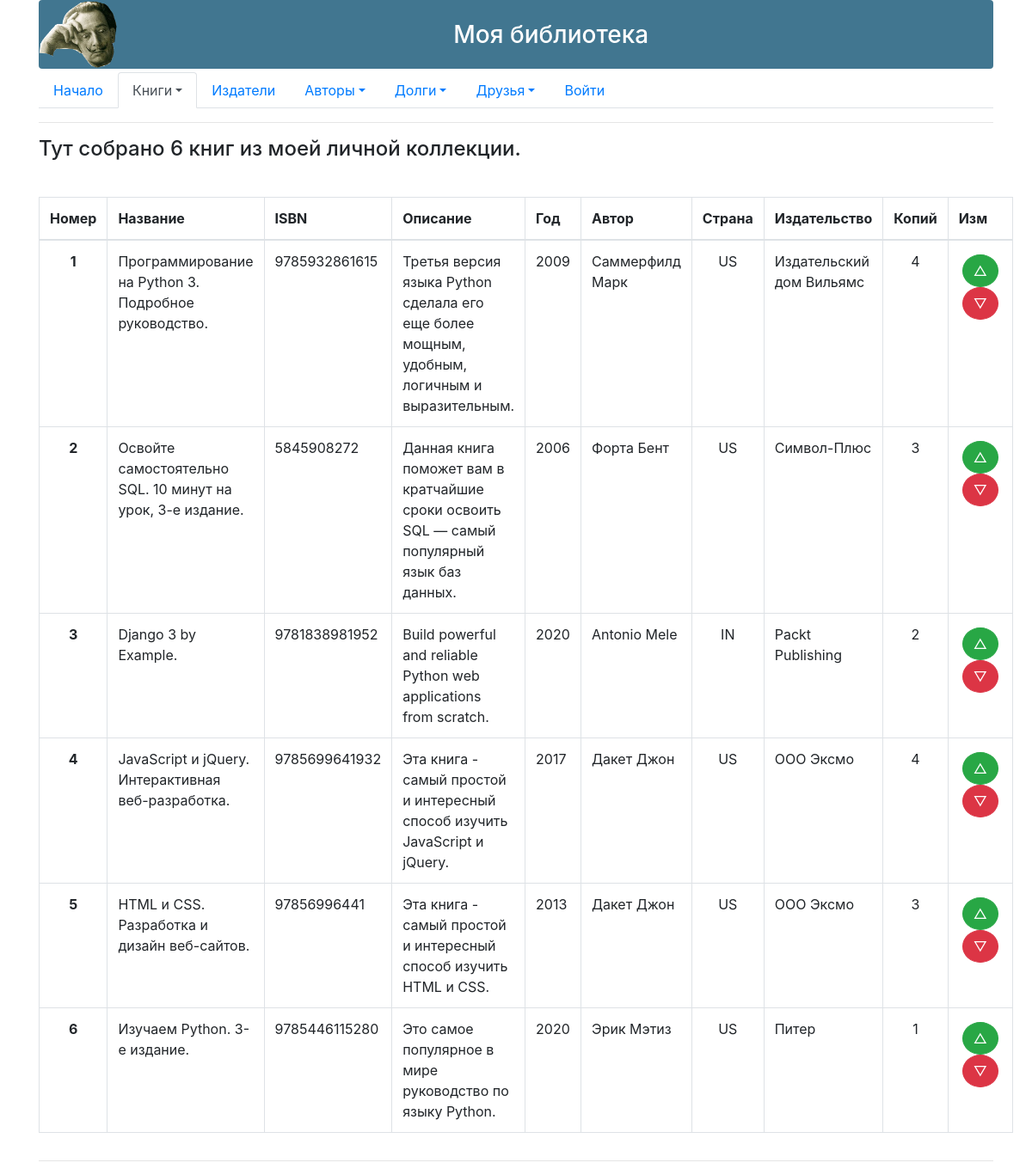
The app's page /index/ with its own data.
### p_library/models.py (models this page shows, shortened)
class Book(models.Model):
    ISBN = models.CharField(max_length=13)
    title = models.TextField()
    description = models.TextField()
    year_release = models.SmallIntegerField()
    copy_count = models.SmallIntegerField(default=1)
    price = models.DecimalField(default=1, decimal_places=2, max_digits=10)
    book_img = models.ImageField(upload_to='book_cover/', blank=True, null=True)
    author = models.ForeignKey(Author, on_delete = models.CASCADE)
    publisher = models.ForeignKey(Publisher, on_delete = models.CASCADE, related_name='books')
    friend = models.ManyToManyField(Friend,through='BorrowBook',related_name='borrows', blank=True)
    class Meta:
        verbose_name = "Книга"
        verbose_name_plural = "Книги"

class Author(models.Model):
    full_name = models.TextField()
    birth_year = models.SmallIntegerField()
    country = models.CharField(max_length=2)
    class Meta:
        verbose_name = "Автор"
        verbose_name_plural = "Авторы"

class Publisher(models.Model):
    name = models.TextField()
    description = models.TextField()
    found_date = models.SmallIntegerField()
    property_type = models.TextField(default="private")
    rating = models.SmallIntegerField(default=0)
    class Meta:
        verbose_name = "Издатель"
        verbose_name_plural = "Издатели"

### p_library/views.py (the view)
# urls.py: path('index/',views.index, name='index'),
def index(request):
    template = loader.get_template('index.html')
    books = Book.objects.all()
    biblio_data = {
        "title":"мою библиотеку",
        "books":books,
        "rng3": [i for i in range(100)]
    }
    return HttpResponse(template.render(biblio_data,request))

### p_library/templates/index.html (shortened to what this page needs)
{% extends 'base.html' %}
{% block nav-books %}
    <a class="nav-link dropdown-toggle active" data-toggle="dropdown" href="#" role="button" aria-haspopup="true" aria-expanded="false">Книги</a>
{% endblock %}
{% block content %}
    <h4>Тут собрано {{ books|length }} книг из моей личной коллекции.</h4>
    <table class="table table-bordered">
        <thead>
            <tr>
                <th scope="col">Номер</td>
                <th scope="col">Название</td>
                <th scope="col">ISBN</td>
                <th scope="col">Описание</td>
                <th scope="col">Год</td>
                <th scope="col">Автор</td>
                <th scope="col">Страна</td>
                <th scope="col">Издательство</td>
                <th scope="col">Копий</td>
                <th scope="col">Изм</td>
            </tr>
        </thead>
        <tbody>
        {% for book in books %}
        <tr>
            <th class="text-center" scope="cell">{{ forloop.counter }}</td>
            <td>{{ book.title }}</td>
            <td>{{ book.ISBN }}</td>
            <td>{{ book.description }}</td>
            <td>{{ book.year_release }}</td>
            <td>{{ book.author.full_name }}</td>
            <td class="text-center">{{ book.author.country }}</td>
            <td >{{ book.publisher.name }}</td>
            <td class="text-center">{{ book.copy_count }}</td>
            <td>
                <div class="d-flex flex-column align-items-center p-1">
                    <form action="/index/book_increment/" method="post" enctype="multipart/form-data">
                        <input class="btn btn-success rounded-circle" type="submit" value="&#9651;" />
                    </form>
                    <form action="/index/book_decrement/" method="post" enctype="multipart/form-data">
                        <input class="btn btn-danger rounded-circle" type="submit" value="&#9661;" />
                    </form>
                </div>
            </td>
        </tr>
         {% endfor %}
        </tbody>
    </table>
{% endblock %}

### records on screen
Book: title "Программирование на Python 3. Подробное руководство.", ISBN "9785932861615", description "Третья версия языка Python сделала его еще более мощным, удобным, логичным и выразительным.", year_release "2009", author.full_name "Саммерфилд Марк", author.country "US", publisher.name "Издательский дом Вильямс", copy_count "4"
Book: title "Освойте самостоятельно SQL. 10 минут на урок, 3-е издание.", ISBN "5845908272", description "Данная книга поможет вам в кратчайшие сроки освоить SQL — самый популярный язык баз данных.", year_release "2006", author.full_name "Форта Бент", author.country "US", publisher.name "Символ-Плюс", copy_count "3"
Book: title "Django 3 by Example.", ISBN "9781838981952", description "Build powerful and reliable Python web applications from scratch.", year_release "2020", author.full_name "Antonio Mele", author.country "IN", publisher.name "Packt Publishing", copy_count "2"
Book: title "JavaScript и jQuery. Интерактивная веб-разработка.", ISBN "9785699641932", description "Эта книга - самый простой и интересный способ изучить JavaScript и jQuery.", year_release "2017", author.full_name "Дакет Джон", author.country "US", publisher.name "ООО Эксмо", copy_count "4"
Book: title "HTML и CSS. Разработка и дизайн веб-сайтов.", ISBN "97856996441", description "Эта книга - самый простой и интересный способ изучить HTML и CSS.", year_release "2013", author.full_name "Дакет Джон", author.country "US", publisher.name "ООО Эксмо", copy_count "3"
Book: title "Изучаем Python. 3-е издание.", ISBN "9785446115280", description "Это самое популярное в мире руководство по языку Python.", year_release "2020", author.full_name "Эрик Мэтиз", author.country "US", publisher.name "Питер", copy_count "1"

### other values on screen
{{ books|length }} "6"
